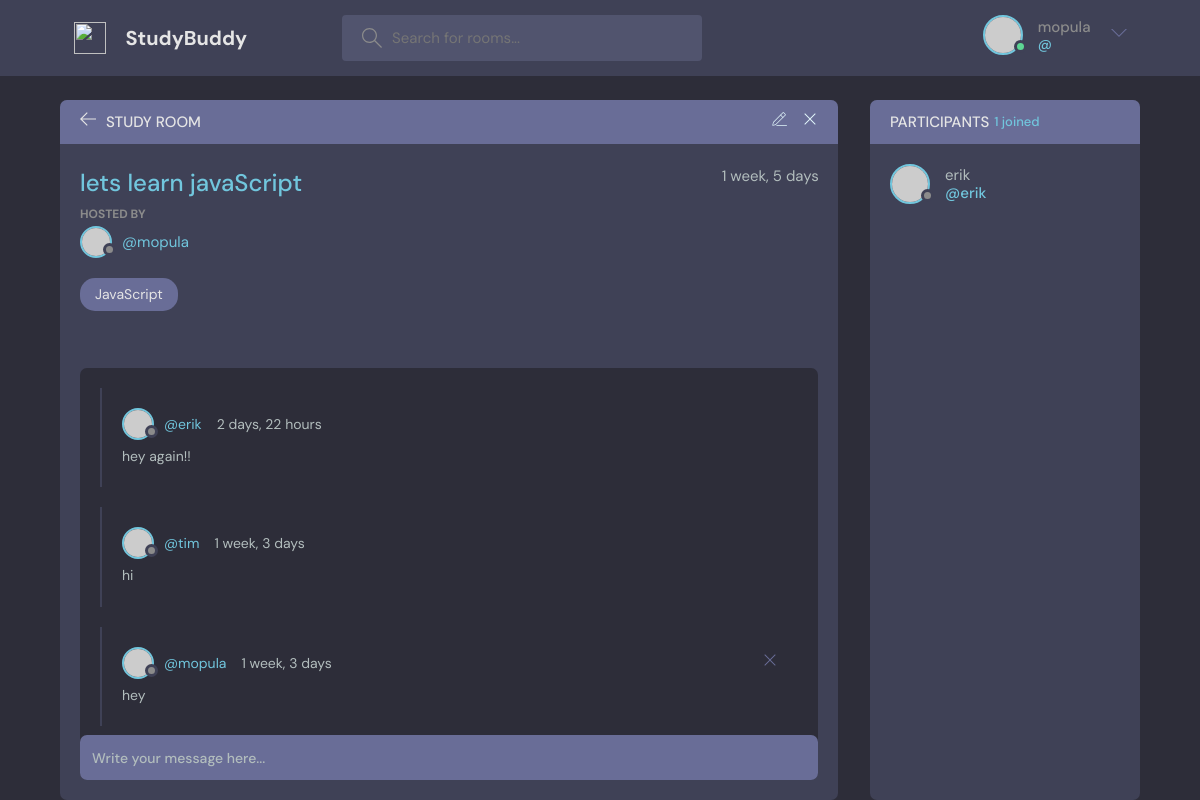
Screenshot of /room/1/ (signed in) with the database file from the repository.
### base/models.py (models this page shows, shortened)
class Room(models.Model):
      host = models.ForeignKey(User, on_delete=models.SET_NULL, null=True)
      topic = models.ForeignKey(Topic, on_delete=models.SET_NULL, null=True)
      name = models.CharField(max_length=200)
      description = models.TextField(null=True)
      participants = models.ManyToManyField(User, related_name='participants', blank=True)
      update = models.DateTimeField(auto_now=True)
      created = models.DateTimeField(auto_now_add=True)
      class Meta:
            ordering = ['-update', '-created']

class Topic(models.Model):
      name = models.CharField(max_length=200)
      def __str__(self):
          return self.name

class Message(models.Model):
      user = models.ForeignKey(User, on_delete=models.CASCADE)
      room = models.ForeignKey(Room, on_delete=models.CASCADE)
      body = models.TextField()
      update = models.DateTimeField(auto_now=True)
      created = models.DateTimeField(auto_now_add=True)
      class Meta:
            ordering = ['-update', '-created']

### base/views.py (the view, shortened to what this page needs)
# urls.py: path('room/<str:pk>/', views.room, name='room'),
def room(request, pk):
      room = Room.objects.get(id=pk)
      room_messages = room.message_set.all()
      participants = room.participants.all()
      context = {'room': room, 'room_messages': room_messages, 'participants': participants}
      return render(request, 'base/Room.html', context)

### base/templates/base/room.html (shortened to what this page needs)
{% extends 'main.html' %}
{% block content %}
    <main class="profile-page layout layout--2">
      <div class="container">
        <div class="room">
          <div class="room__top">
            <div class="room__topLeft">
              <a href="{% url 'home' %}">
                <svg version="1.1" xmlns="http://www.w3.org/2000/svg" width="32" height="32" viewBox="0 0 32 32">
                  <title>arrow-left</title>
                  <path
                    d="M13.723 2.286l-13.723 13.714 13.719 13.714 1.616-1.611-10.96-10.96h27.625v-2.286h-27.625l10.965-10.965-1.616-1.607z"
                  ></path>
                </svg>
              </a>
              <h3>Study Room</h3>
            </div>
            {% if room.host == request.user %}
            <div class="room__topRight">
              <a href="{% url 'update-room'  room.id %}">
              </a>
              <a href="{% url 'delete-room'  room.id %}">
                <svg version="1.1" xmlns="http://www.w3.org/2000/svg" width="32" height="32" viewBox="0 0 32 32">
                  <title>remove</title>
                  <path
                    d="M27.314 6.019l-1.333-1.333-9.98 9.981-9.981-9.981-1.333 1.333 9.981 9.981-9.981 9.98 1.333 1.333 9.981-9.98 9.98 9.98 1.333-1.333-9.98-9.98 9.98-9.981z"
                  ></path>
                </svg>
              </a>
            </div>
            {% endif %}
          </div>
          <div class="room__box scroll">
            <div class="room__header scroll">
              <div class="room__info">
                <h3>{{room.name}}</h3>
                <span>{{room.created|timesince}}</span>
              </div>
              <div class="room__hosted">
                <p>Hosted By</p>
                <a href="{% url 'user-profile' room.host.id %}" class="room__author">
                  <div class="avatar avatar--small">
                    <img src="https://randomuser.me/api/portraits/men/37.jpg" />
                  </div>
                  <span>@{{room.host.username}}</span>
                </a>
              </div>
              <span class="room__topics">{{room.topic}}</span>
            </div>
            <div class="room__conversation">
              <div class="threads scroll">
                {% for message in room_messages %}
                <div class="thread">
                  <div class="thread__top">
                    <div class="thread__author">
                      <a href="{% url 'user-profile' message.user.id %}" class="thread__authorInfo">
                        <div class="avatar avatar--small">
                          <img src="https://randomuser.me/api/portraits/men/37.jpg" />
                        </div>
                        <span>@{{message.user.username}}</span>
                      </a>
                      <span class="thread__date">{{message.created|timesince}}</span>
                    </div>
                    {% if request.user == message.user %}
                    <a href="{% url 'delete-message' message.id %}">
                        <div class="thread__delete">
                        <svg version="1.1" xmlns="http://www.w3.org/2000/svg" width="32" height="32" viewBox="0 0 32 32">
                              <title>remove</title>
                              <path
                              d="M27.314 6.019l-1.333-1.333-9.98 9.981-9.981-9.981-1.333 1.333 9.981 9.981-9.981 9.98 1.333 1.333 9.981-9.98 9.98 9.98 1.333-1.333-9.98-9.98 9.98-9.981z"
                              ></path>
                        </svg>
                        </div>
                    </a>
                    {% endif %}
                  </div>
                  <div class="thread__details">
                   {{message.body}}
                  </div>
                </div>
                {% endfor %}
              </div>
            </div>
          </div>
          <div class="room__message">
            <form action="#"><input name="" placeholder="Write your message here..." /></form>
          </div>
        </div>
        <div class="participants">
          <h3 class="participants__top">Participants <span>{{participants.count}} joined</span></h3>
          <div class="participants__list scroll">
            {% for user in participants %}
            <a href="{% url 'user-profile' user.id %}" class="participant">
              <div class="avatar avatar--medium">
                <img src="https://randomuser.me/api/portraits/men/37.jpg" />
              </div>
              <p>
                {{user.username}}
                <span>@{{user.username}}</span>
              </p>
            </a>
            {% endfor %}
          </div>
        </div>
      </div>
    </main>
 {% endblock content %}

### templates/navbar.html (shortened to what this page needs)
{% load static %}
<header class="header header--loggedIn">
      <div class="container">
        <a href="{% url 'home' %}" class="header__logo">
          <img src="{% static 'images/logo.svg' %}" />
          <h1>StudyBuddy</h1>
        </a>
        <form class="header__search" method="GET" action="{% url 'home' %}">
          <label>
            <input name="q" placeholder="Search for rooms..." />
          </label>
        </form>
        <nav class="header__menu">
          {% if request.user.is_authenticated %}
          <div class="header__user">
            <a href="profile.html">
              <div class="avatar avatar--medium active">
                <img src="https://randomuser.me/api/portraits/men/37.jpg" />
              </div>
              <p>{{ request.user.username }}<span>@{{ request.user.uername }}</span></p>
            </a>
            <button class="dropdown-button">
              <svg version="1.1" xmlns="http://www.w3.org/2000/svg" width="32" height="32" viewBox="0 0 32 32">
                <title>chevron-down</title>
                <path d="M16 21l-13-13h-3l16 16 16-16h-3l-13 13z"></path>
              </svg>
            </button>
          </div>
          {% else %}
          <a href="{% url 'login' %}">
            <img src="{% static 'images/avatar.svg' %}" />
            <p>Login</p>
          </a>
          {% endif  %}
        </nav>
      </div>
    </header>

### rows the page displays
Room: name "lets learn javaScript", created "1 week, 5 days", host.username "mopula", topic "JavaScript"
Message: user.username "erik", created "2 days, 22 hours", body "hey again!!"
Message: user.username "tim", created "1 week, 3 days", body "hi"
Message: user.username "mopula", created "1 week, 3 days", body "hey"

### other values shown
{{ request.user.username }} "mopula"
{{ participants.count }} "1"
{{ user.username }} "erik"
